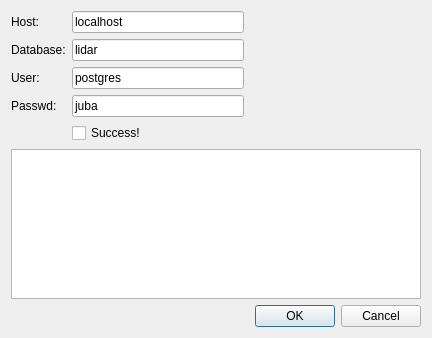
<?xml version="1.0" encoding="UTF-8"?>
<ui version="4.0">
 <author>marcos</author>
 <class>FormConnection</class>
 <widget class="QWidget" name="FormConnection">
  <property name="geometry">
   <rect>
    <x>0</x>
    <y>0</y>
    <width>432</width>
    <height>338</height>
   </rect>
  </property>
  <property name="windowTitle">
   <string>Form</string>
  </property>
  <layout class="QGridLayout" name="gridLayout">
   <item row="0" column="1">
    <widget class="QLineEdit" name="lineEdit_1">
     <property name="text">
      <string>localhost</string>
     </property>
    </widget>
   </item>
   <item row="2" column="0">
    <widget class="QLabel" name="label_3">
     <property name="text">
      <string>User:</string>
     </property>
    </widget>
   </item>
   <item row="2" column="1">
    <widget class="QLineEdit" name="lineEdit_3">
     <property name="text">
      <string>postgres</string>
     </property>
    </widget>
   </item>
   <item row="4" column="1">
    <widget class="QCheckBox" name="checkBox">
     <property name="text">
      <string>Success!</string>
     </property>
    </widget>
   </item>
   <item row="6" column="2">
    <widget class="QDialogButtonBox" name="buttonBox">
     <property name="standardButtons">
      <set>QDialogButtonBox::Cancel|QDialogButtonBox::Ok</set>
     </property>
    </widget>
   </item>
   <item row="1" column="0">
    <widget class="QLabel" name="label_2">
     <property name="text">
      <string>Database:</string>
     </property>
    </widget>
   </item>
   <item row="3" column="1">
    <widget class="QLineEdit" name="lineEdit_4">
     <property name="text">
      <string>juba</string>
     </property>
    </widget>
   </item>
   <item row="0" column="0">
    <widget class="QLabel" name="label_1">
     <property name="text">
      <string>Host:</string>
     </property>
    </widget>
   </item>
   <item row="1" column="1">
    <widget class="QLineEdit" name="lineEdit_2">
     <property name="text">
      <string>lidar</string>
     </property>
    </widget>
   </item>
   <item row="3" column="0">
    <widget class="QLabel" name="label_4">
     <property name="text">
      <string>Passwd:</string>
     </property>
    </widget>
   </item>
   <item row="5" column="0" colspan="3">
    <widget class="QPlainTextEdit" name="plainTextEdit"/>
   </item>
  </layout>
 </widget>
 <resources/>
 <connections>
  <connection>
   <sender>buttonBox</sender>
   <signal>rejected()</signal>
   <receiver>FormConnection</receiver>
   <slot>close()</slot>
   <hints>
    <hint type="sourcelabel">
     <x>334</x>
     <y>317</y>
    </hint>
    <hint type="destinationlabel">
     <x>215</x>
     <y>168</y>
    </hint>
   </hints>
  </connection>
 </connections>
</ui>
